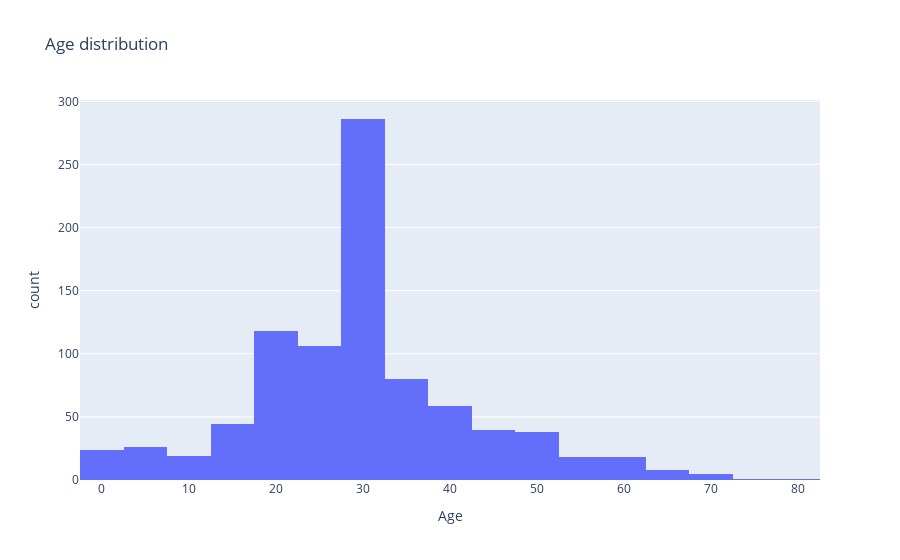

Here is the notebook cell this chart was saved with:
### Code cell
# Show the age distribtion in the data using a histogram.

fig = px.histogram(df, x="Age", 
                   title ='Age distribution', 
                   labels= 'Age', nbins=20)

#  show plot 
fig.show()

### Figure 1 — Plotly figure (JSON) as saved in the notebook; plotly's stock layout.template omitted (floating-point values rounded to 4 significant figures; data arrays with more than 128 entries replaced by an {"elided": "..."} marker saying what was removed)
{"data": [{"alignmentgroup": "True", "bingroup": "x", "hovertemplate": "Age=%{x}<br>count=%{y}<extra></extra>", "legendgroup": "", "marker": {"color": "#636efa", "pattern": {"shape": ""}}, "name": "", "nbinsx": 20, "offsetgroup": "", "orientation": "v", "showlegend": false, "type": "histogram", "x": {"elided": "891 float values"}, "xaxis": "x", "yaxis": "y"}], "layout": {"barmode": "relative", "legend": {"tracegroupgap": 0}, "title": {"text": "Age distribution"}, "xaxis": {"anchor": "y", "domain": [0, 1], "title": {"text": "Age"}}, "yaxis": {"anchor": "x", "domain": [0, 1], "title": {"text": "count"}}}}
